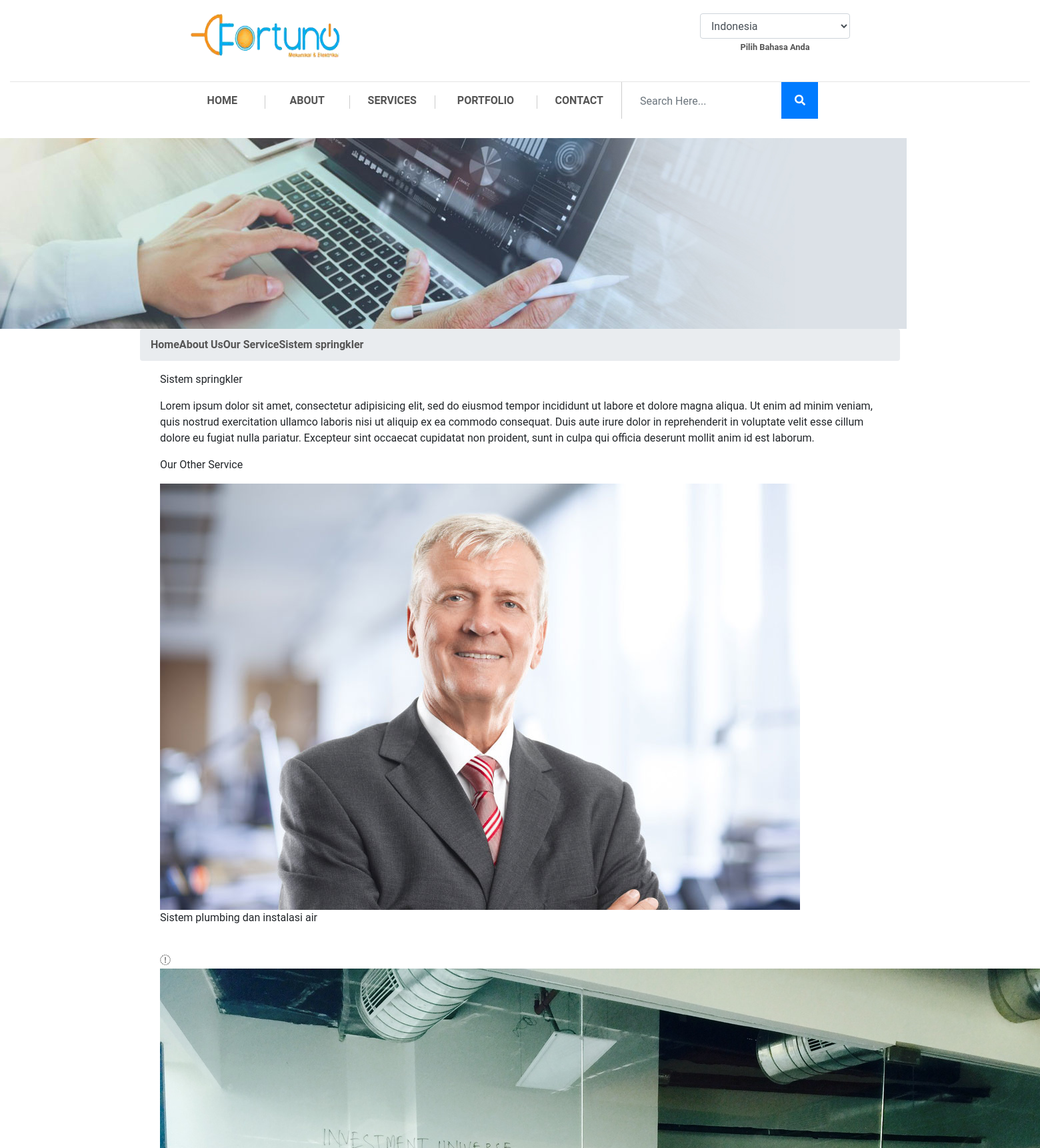
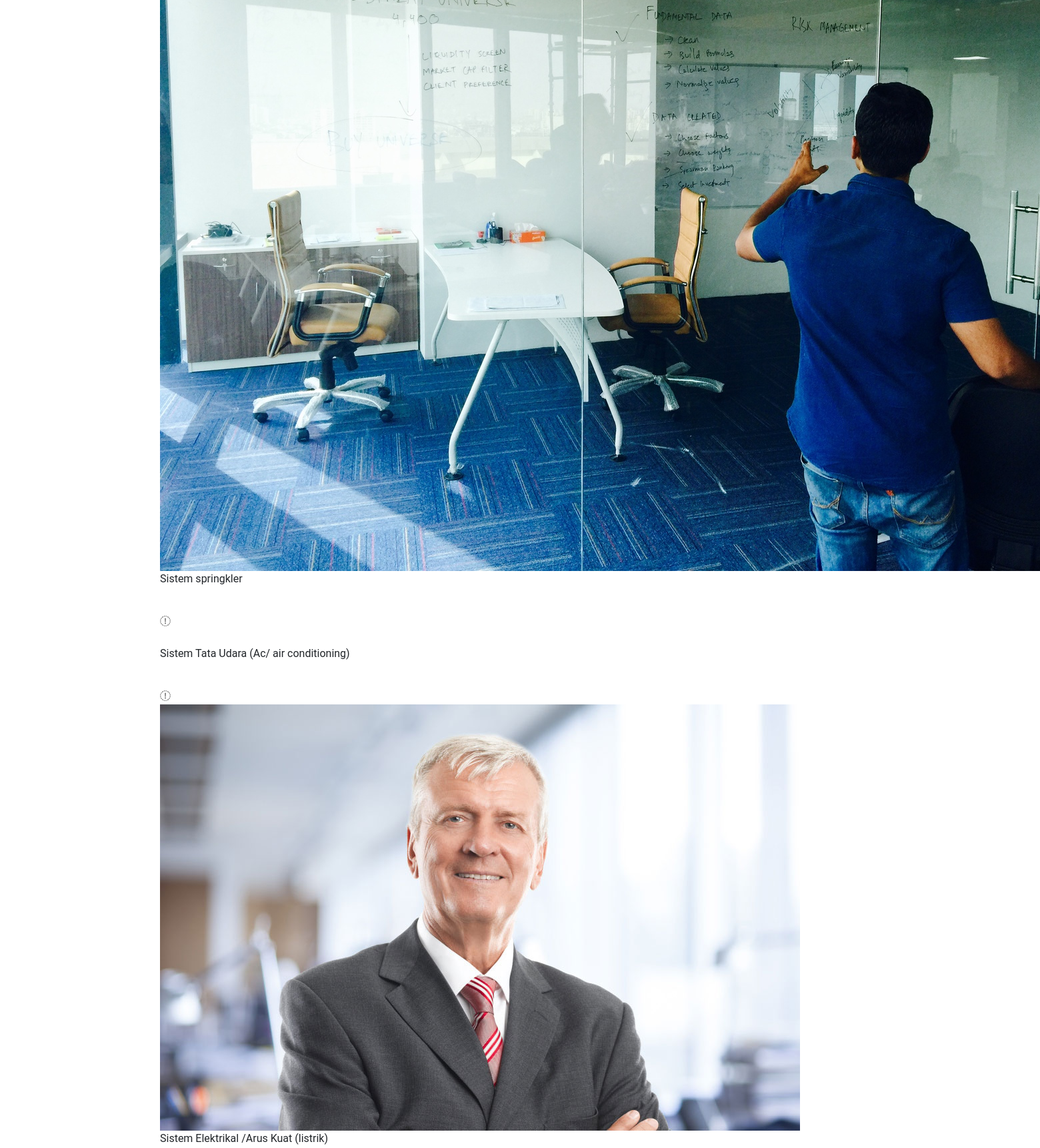
Page /our-service/sprinkler-system (upper part) on the committed database (2 pictures, top to bottom).
### tables this page shows
CREATE TABLE `fortu_services` (
  `services_id` int(11) NOT NULL,
  `catservices_id` int(8) NOT NULL,
  `services_name` varchar(255) NOT NULL,
  `services_name_en` varchar(255) NOT NULL,
  `services_desc` text NOT NULL,
  `services_desc_en` text NOT NULL,
  `services_alt` varchar(255) NOT NULL COMMENT 'alt untuk gambar',
  `services_pub` enum('88','99') NOT NULL COMMENT '99 = publish',
  `services_link` varchar(255) NOT NULL
);

### application/views/index.php (called while the page is built, shortened)
<?php
$this->load->view('component/top', isset($top) ? $top : 0);
$this->load->view('component/header', isset($header) ? $header : 0);
$this->load->view($content, isset($component) ? $component : 0);

### application/controllers/Service.php (called while the page is built, shortened)
<?php
class Service extends Frontend_Controller {
	public function detail($link)
	{
		$this->data['content']	= 'pages/service-detail';
		$this->data['detail'] = $this->services_model->get_by(array('services_link' => $link), 1, NULL, TRUE);
		$change = array();
		$services = $this->services_model->get();
		$i=0;
		foreach ($services as $service) {
			$select = array('parent_id' => $service->services_id, 'image_parent_name' => 'services');
			$select['image_seq'] = 0;
			$image = $this->image_model->get_by($select, 1, NULL, TRUE);
			$select['image_seq'] = 1;
			$icon = $this->image_model->get_by($select, 1, NULL, TRUE);
			$change[$i] = (object)array(
				'service_name' => $service->services_name,
				'service_desc' => $service->services_desc,
				'service_link' => $service->services_link,
				'service_image'=> $image->image_name,
				'service_icon' => $icon->image_name,
			);
			$i++;
		}
		$this->data['services'] = $change;
		$this->load->view('index', $this->data);
	}
}

### index.php (called while the page is built, shortened)
<?php
require_once BASEPATH.'core/CodeIgniter.php';

### application/core/MY_Model.php (called while the page is built, shortened)
<?php
class MY_Model extends CI_Model
{
	protected $_table_name;
	protected $_order_by;
	protected $_order_by_type;
	protected $_primary_filter = 'intval';
	protected $_primary_key;
	public function get($id = NULL, $single = FALSE)
	{
		if ($id != NULL) {
			$filter = $this->_primary_filter;
			$id = $filter($id);
			$this->db->where($this->_primary_key, $id);
			$method = 'row';
		}
		elseif ($single == TRUE) {
			$method = 'row';
		}
		else {
			$method = 'result';
		}
		if ($this->_order_by_type) {
			$this->db->order_by($this->_order_by, $this->_order_by_type);
		}
		else {
			$this->db->order_by($this->_order_by);
		}
		return $this->db->get('{PRE}'.$this->_table_name)->$method();
	}
	public function get_by($where = NULL, $limit = NULL, $offset = NULL, $single = FALSE, $select = NULL)
	{
		if ($where != NULL) {
			$this->db->where($where);
		}
		if (($limit) && ($offset)) {
			$this->db->limit($limit, $offset);
		}
		elseif (($limit)) {
			$this->db->limit($limit);
		}
		return $this->get(NULL, $single);
	}
	public function count($where = NULL)
	{
		if ($where) {
			$this->db->where($where);
		}
		$this->db->from('{PRE}'.$this->_table_name);
		return $this->db->count_all_results();
	}
}

### application/views/pages/service-detail.php (the view, shortened to what this page needs)
<section>
  <div class="service">
    <div class="banner-head">
      <img class="img-responsive" src="<?=site_url('dist/img/assets/banner2.jpg')?>" alt="">
      <div class="breadcumb">
        <ul class="breadcrumb container">
          <li><a href="<?=site_url()?>">Home</a></li>
          <li><a href="#">About Us</a></li>
          <li><a href="<?=site_url('our-service')?>">Our Service</a></li>
          <li class="aktip"><a href="#"><?=$detail->services_name?></a></li>
        </ul>
      </div>
    </div>
    <div class="service-detail">
      <div class="container">
        <div class="row">
          <div class="col-lg-12">
            <p><?=$detail->services_name?></p>
          </div>
        </div>
        <div class="row">
          <div class="col-lg-12">
            <?=$detail->services_desc?>
          </div>
        </div>
        <div class="row">
          <div class="col-lg-12">
            <p>Our Other Service</p>
          </div>
          <div class="col-lg-12">
            <div id="service-slide" class="owl-carousel">
              <?php foreach ($services as $service): ?>
                <div class="item">
                  <div class="box-service">
                    <img src="<?=site_url("uploads/img/services/$service->service_image")?>" alt="">
                    <p><?=$service->service_name?></p>
                    <div class="icon"><img src="<?=site_url("uploads/img/services/$service->service_icon")?>" alt=""></div>
                    <a href="<?=site_url("our-service/$service->service_link")?>">
                      <i class="fa fa-long-arrow-right"></i>
                    </a>
                  </div>
                </div>
              <?php endforeach; ?>
            </div>
          </div>
        </div>
      </div>
    </div>
  </div>
</section>

### rows in the picture
fortu_services: services_name "Sistem springkler", services_desc "Lorem ipsum dolor sit amet, consectetur adipisicing elit, sed do eiusmod tempor incididunt ut labore et dolore magna aliqua. Ut enim ad minim veniam, quis nostrud exercitation ullamco laboris nisi ut aliquip ex ea commodo consequat. Duis aute irure dolor in reprehenderit in voluptate velit esse cillum dolore eu fugiat nulla pariatur. Excepteur sint occaecat cupidatat non proident, sunt in culpa qui officia deserunt mollit anim id est laborum.", shows a picture
fortu_services: services_name "Sistem plumbing dan instalasi air"
fortu_services: services_name "Sistem Tata Udara (Ac/ air conditioning)"
fortu_services: services_name "Sistem Elektrikal /Arus Kuat (listrik)"
